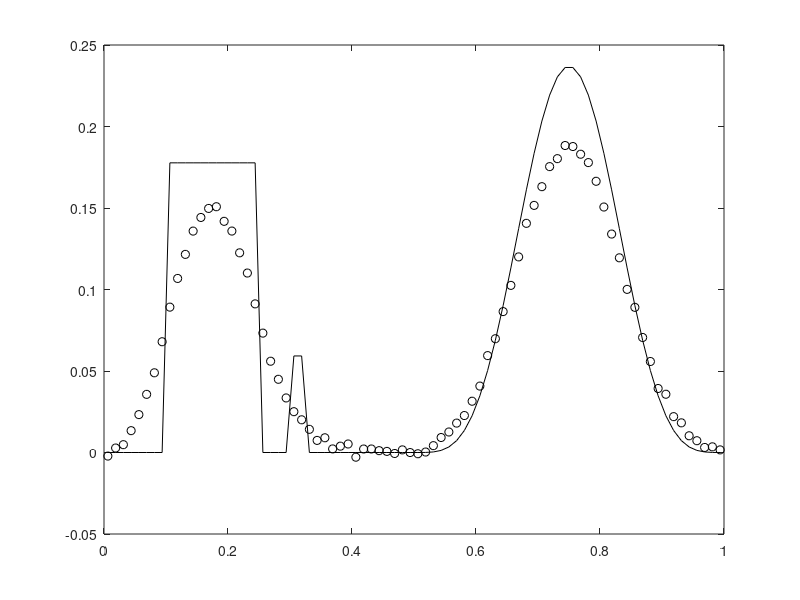
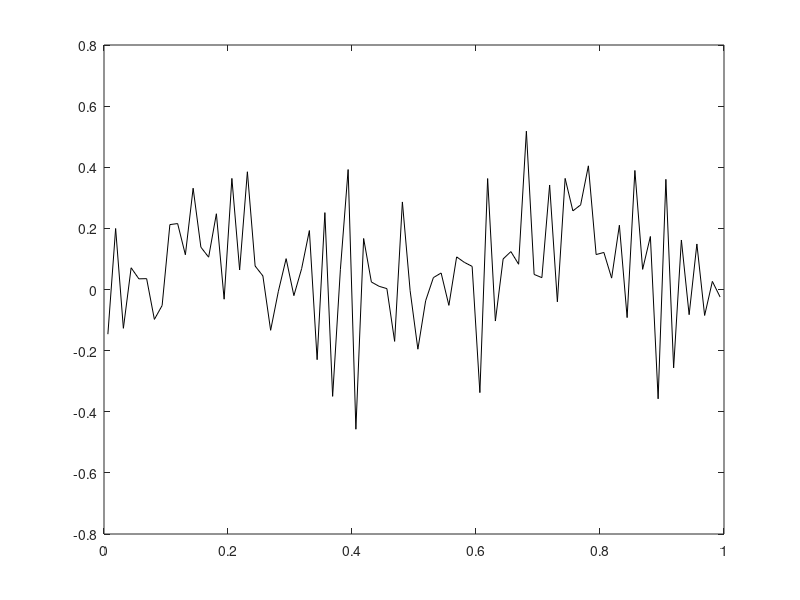
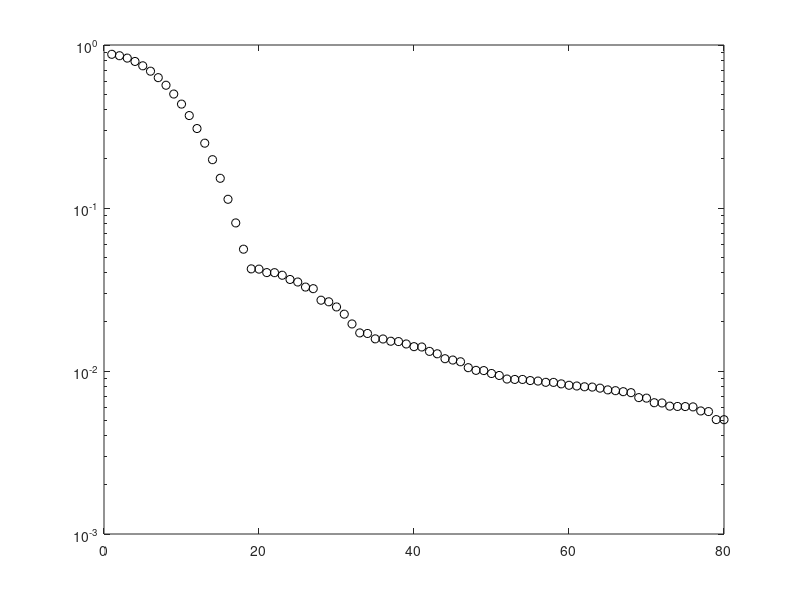

These figures' MATLAB source, in order:
%  
%  1d image deblurring inverse problem with Dirichlet boundary conditions.
%
clear all, close all
n = 80; %%%input(' No. of grid points = ');
h = 1/n;
t = [h/2:h:1-h/2]';
%sig = .05; %%%input(' Kernel width sigma = ');
%kernel = (1/sqrt(pi)/sig) * exp(-(t-h/2).^2/sig^2);
a = @(s)( ((100*s + 10).*(s<=0) + (-100*s +10).*(s>0)).*(abs(s) < 1/10) );
kernel = a(t);
A = toeplitz(kernel)*h;

% Set up true solution x_true and data b = A*x_true + error.
x_true = 50*(.75*(.1<t&t<.25) + .25*(.3<t&t<.32) + (.5<t&t<1).*sin(2*pi*t).^4);
x_true = x_true/norm(x_true);
Ax = A*x_true;
err_lev = 2; %%%input(' Percent error in data = ');
sigma = err_lev/100 * norm(Ax) / sqrt(n);
rng(0) % Use randn('seed',0) for old version of MATLAB
eta =  sigma * randn(n,1);
b = Ax + eta;
figure(1), 
  plot(t,x_true,'k',t,b,'ko')
  %legend('true image','blurred, noisy data','Location','NorthWest')
figure(2),
  plot(t,A\b,'k')

delta_b = norm(b-Ax)
delta_x = norm(x_true-A\b)

% SVD analysis
[U,S,V] = svd(A);
figure(3),
  semilogy(diag(S),'ko')
